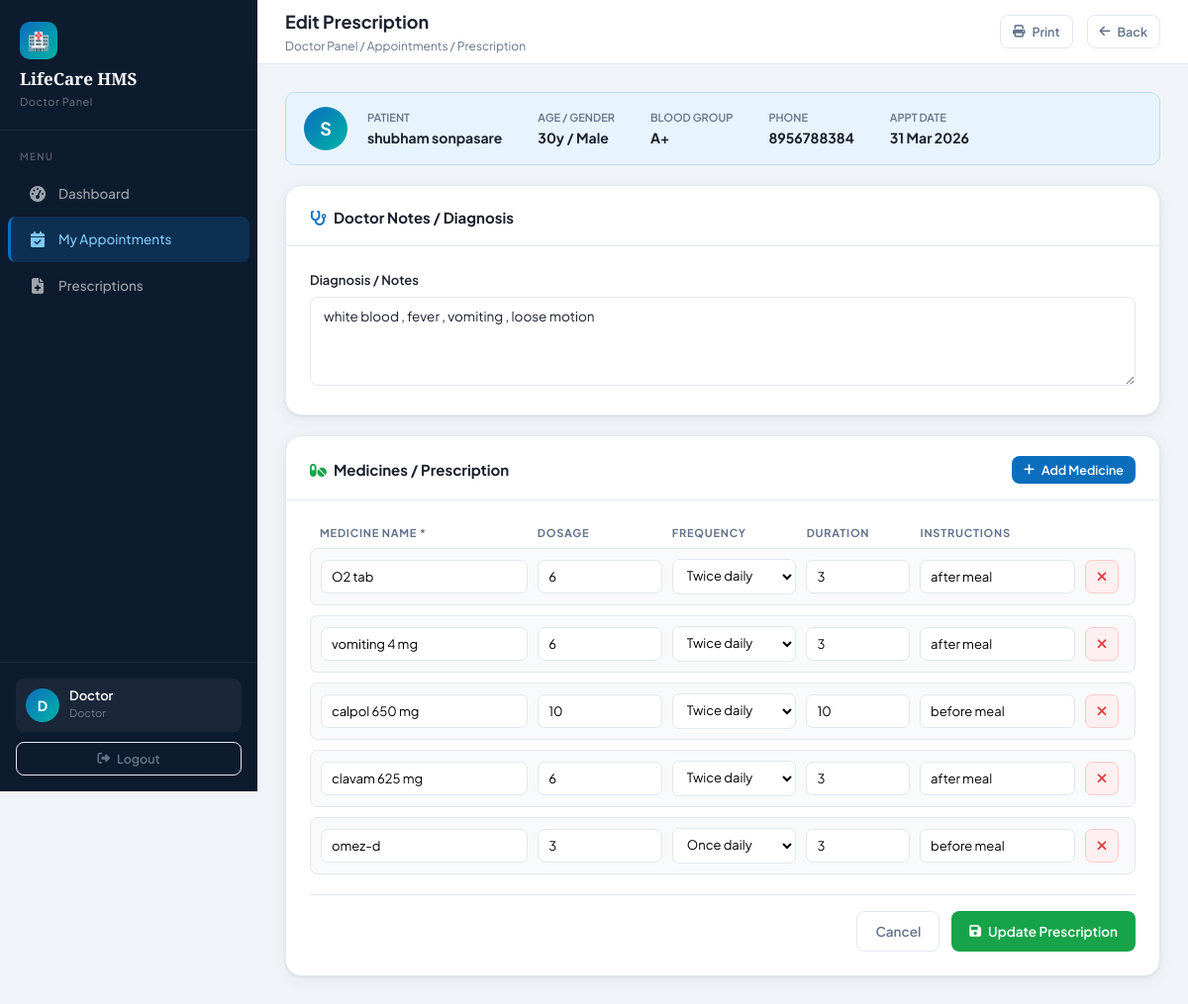
/doctor/write_prescription.php?appointment_id=3 (signed in), run on the app's committed database.
### tables this page shows
CREATE TABLE `appointments` (
  `id` int(11) NOT NULL,
  `patient_id` int(11) DEFAULT NULL,
  `doctor_id` int(11) DEFAULT NULL,
  `date` datetime DEFAULT NULL,
  `status` varchar(50) DEFAULT 'pending'
);

CREATE TABLE `patients` (
  `id` int(11) NOT NULL,
  `name` varchar(100) DEFAULT NULL,
  `age` int(11) DEFAULT NULL,
  `gender` varchar(10) DEFAULT NULL,
  `phone` varchar(15) DEFAULT NULL,
  `address` varchar(255) DEFAULT NULL,
  `blood_group` varchar(10) DEFAULT NULL,
  `height` int(11) DEFAULT NULL,
  `weight` int(11) DEFAULT NULL,
  `date` date DEFAULT NULL,
  `time` time DEFAULT NULL,
  `status` varchar(20) NOT NULL DEFAULT 'active',
  `is_deleted` tinyint(1) DEFAULT 0
);

CREATE TABLE `prescriptions` (
  `id` int(11) NOT NULL,
  `patient_id` int(11) DEFAULT NULL,
  `appointment_id` int(11) DEFAULT NULL,
  `doctor_id` int(11) DEFAULT NULL,
  `notes` text DEFAULT NULL,
  `created_at` datetime DEFAULT current_timestamp()
);

CREATE TABLE `prescription_items` (
  `id` int(11) NOT NULL,
  `prescription_id` int(11) NOT NULL,
  `medicine_name` varchar(200) NOT NULL,
  `dosage` varchar(100) DEFAULT NULL,
  `frequency` varchar(100) DEFAULT NULL,
  `duration` varchar(100) DEFAULT NULL,
  `instructions` varchar(255) DEFAULT NULL
);

### doctor/write_prescription.php (the view, shortened to what this page needs)
<?php
require_once('../config/db.php');
$appointment_id = (int)($_GET['appointment_id'] ?? 0);
$stmt = $pdo->prepare("
    SELECT a.*, p.name as patient_name, p.age, p.gender, p.phone, p.blood_group, p.address
    FROM appointments a
    LEFT JOIN patients p ON a.patient_id = p.id
    WHERE a.id = ? AND a.doctor_id = ?
");
$stmt->execute([$appointment_id, $_SESSION['user_id']]);
$appt = $stmt->fetch();
$existing = $pdo->prepare("SELECT * FROM prescriptions WHERE appointment_id = ? AND doctor_id = ?");
$existing->execute([$appointment_id, $_SESSION['user_id']]);
$prescription = $existing->fetch();
$medicines = [];
if ($prescription) {
    $meds = $pdo->prepare("SELECT * FROM prescription_items WHERE prescription_id = ?");
    $meds->execute([$prescription['id']]);
    $medicines = $meds->fetchAll();
}
?>
<!DOCTYPE html>
<html lang="en">
<head>
    <link rel="stylesheet" href="/hospital-management-system/assets/css/style.css">
    <link rel="stylesheet" href="https://cdnjs.cloudflare.com/ajax/libs/font-awesome/6.5.0/css/all.min.css">
</head>
<body>
<div class="layout">
<aside class="sidebar">
    <div class="sidebar-logo">
        <div class="logo-icon">🏥</div>
        <h2>LifeCare HMS</h2>
        <span>Doctor Panel</span>
    </div>
    <div class="sidebar-section-title">Menu</div>
    <nav>
        <a href="/hospital-management-system/doctor/dashboard.php">
            <span class="nav-icon"><i class="fa-solid fa-gauge-high"></i></span> Dashboard
        </a>
        <a href="/hospital-management-system/doctor/my_appointments.php" class="active">
            <span class="nav-icon"><i class="fa-solid fa-calendar-check"></i></span> My Appointments
        </a>
        <a href="/hospital-management-system/doctor/prescriptions.php">
            <span class="nav-icon"><i class="fa-solid fa-file-medical"></i></span> Prescriptions
        </a>
    </nav>
    <div class="sidebar-footer">
        <div class="sidebar-user">
            <div class="avatar"><?= strtoupper(substr($_SESSION['user_name'] ?? 'D', 0, 1)) ?></div>
            <div class="user-info">
                <div class="name"><?= htmlspecialchars($_SESSION['user_name']) ?></div>
                <div class="role">Doctor</div>
            </div>
        </div>
        <a href="/hospital-management-system/auth/logout.php" class="btn btn-outline btn-sm" style="width:100%;justify-content:center;margin-top:10px;">
            <i class="fa-solid fa-right-from-bracket"></i> Logout
        </a>
    </div>
</aside>
<div class="main-wrapper">
    <div class="topbar">
        <div class="topbar-left">
            <h1><?= $prescription ? 'Edit' : 'Write' ?> Prescription</h1>
            <div class="breadcrumb">Doctor Panel / Appointments / Prescription</div>
        </div>
        <div class="topbar-right">
            <?php if ($prescription): ?>
            <a href="/hospital-management-system/doctor/print_prescription.php?id=<?= $prescription['id'] ?>" class="btn btn-outline btn-sm" target="_blank">
                <i class="fa fa-print"></i> Print
            </a>
            <?php endif; ?>
            <a href="/hospital-management-system/doctor/my_appointments.php" class="btn btn-outline btn-sm">
                <i class="fa fa-arrow-left"></i> Back
            </a>
        </div>
    </div>
    <div class="content-area">
        <div class="patient-info-bar">
            <div class="avatar"><?= strtoupper(substr($appt['patient_name'] ?? 'P', 0, 1)) ?></div>
            <div class="info-item">
                <div class="lbl">Patient</div>
                <div class="val"><?= htmlspecialchars($appt['patient_name']) ?></div>
            </div>
            <div class="info-item">
                <div class="lbl">Age / Gender</div>
                <div class="val"><?= $appt['age'] ?>y / <?= htmlspecialchars($appt['gender']) ?></div>
            </div>
            <div class="info-item">
                <div class="lbl">Blood Group</div>
                <div class="val"><?= ($appt['blood_group'] && $appt['blood_group'] !== 'None') ? htmlspecialchars($appt['blood_group']) : '—' ?></div>
            </div>
            <div class="info-item">
                <div class="lbl">Phone</div>
                <div class="val"><?= htmlspecialchars($appt['phone']) ?></div>
            </div>
            <div class="info-item">
                <div class="lbl">Appt Date</div>
                <div class="val"><?= $appt['date'] ? date('d M Y', strtotime($appt['date'])) : '—' ?></div>
            </div>
        </div>
        <form action="/hospital-management-system/doctor/save_prescription.php" method="POST" id="prescForm">
            <div class="card" style="margin-bottom:20px;">
                <div class="card-header">
                    <h3><i class="fa fa-stethoscope" style="color:var(--primary);margin-right:7px"></i>Doctor Notes / Diagnosis</h3>
                </div>
                <div class="card-body">
                    <div class="form-group" style="margin-bottom:0">
                        <label class="form-label">Diagnosis / Notes</label>
                        <textarea name="notes" class="form-control" rows="4" placeholder="Enter diagnosis, symptoms, and general notes..."><?= htmlspecialchars($prescription['notes'] ?? '') ?></textarea>
                    </div>
                </div>
            </div>
            <div class="card">
                <div class="card-header">
                    <h3><i class="fa fa-pills" style="color:var(--success);margin-right:7px"></i>Medicines / Prescription</h3>
                    <button type="button" class="btn btn-primary btn-sm" onclick="addMedicine()">
                        <i class="fa fa-plus"></i> Add Medicine
                    </button>
                </div>
                <div class="card-body">
                    <div class="col-header">
                        <span>Medicine Name *</span>
                        <span>Dosage</span>
                        <span>Frequency</span>
                        <span>Duration</span>
                        <span>Instructions</span>
                        <span></span>
                    </div>
                    <div id="medicinesContainer">
                        <?php if (!empty($medicines)): ?>
                            <?php foreach ($medicines as $med): ?>
                            <div class="medicine-row">
                                <input type="text" name="medicine_name[]" placeholder="e.g. Paracetamol 500mg" value="<?= htmlspecialchars($med['medicine_name']) ?>" required>
                                <input type="text" name="dosage[]" placeholder="e.g. 1 tablet" value="<?= htmlspecialchars($med['dosage'] ?? '') ?>">
                                <select name="frequency[]">
                                    <?php
                                    $freqs = ['Once daily','Twice daily','Thrice daily','Four times daily','Every 8 hours','Every 6 hours','At bedtime','As needed'];
                                    foreach ($freqs as $f) {
                                        $sel = ($med['frequency'] === $f) ? 'selected' : '';
                                        echo "<option value='$f' $sel>$f</option>";
                                    }
                                    ?>
                                </select>
                                <input type="text" name="duration[]" placeholder="e.g. 5 days" value="<?= htmlspecialchars($med['duration'] ?? '') ?>">
                                <input type="text" name="instructions[]" placeholder="e.g. After meals" value="<?= htmlspecialchars($med['instructions'] ?? '') ?>">
                                <button type="button" class="remove-btn" onclick="removeMedicine(this)"><i class="fa fa-xmark"></i></button>
                            </div>
                            <?php endforeach; ?>
                        <?php endif; ?>
                    </div>
                    <div style="display:flex;justify-content:flex-end;gap:12px;margin-top:20px;padding-top:16px;border-top:1px solid var(--border);">
                        <a href="/hospital-management-system/doctor/my_appointments.php" class="btn btn-outline">Cancel</a>
                        <button type="submit" class="btn btn-success">
                            <i class="fa fa-save"></i> <?= $prescription ? 'Update' : 'Save' ?> Prescription
                        </button>
                    </div>
                </div>
            </div>
        </form>
    </div>
</div>
</div>
</body>
</html>

### doctor/write_prescription.php (style rules this page uses)
.medicine-row { display: grid; grid-template-columns: 2fr 1.2fr 1.2fr 1fr 1.5fr 40px; gap: 10px; align-items: center; padding: 10px; background: var(--surface2); border-radius: 8px; margin-bottom: 10px; border: 1px solid var(--border); }
.medicine-row input, .medicine-row select { width: 100%; padding: 8px 10px; border: 1.5px solid var(--border); border-radius: 7px; font-size: 13px; font-family: inherit; background: var(--surface); outline: none; transition: border-color 0.2s; }
.remove-btn { width: 34px; height: 34px; background: var(--danger-light); color: var(--danger); border: 1px solid #FECACA; border-radius: 7px; cursor: pointer; display: flex; align-items: center; justify-content: center; font-size: 14px; transition: all 0.2s; }
.col-header { display: grid; grid-template-columns: 2fr 1.2fr 1.2fr 1fr 1.5fr 40px; gap: 10px; padding: 0 10px; margin-bottom: 6px; }
.col-header span { font-size: 11px; font-weight: 700; text-transform: uppercase; letter-spacing: 0.07em; color: var(--text-muted); }
.patient-info-bar { background: var(--primary-light); border: 1px solid #BFDBFE; border-radius: 10px; padding: 14px 18px; display: flex; align-items: center; gap: 20px; margin-bottom: 20px; }
.patient-info-bar .avatar { width: 44px; height: 44px; background: linear-gradient(135deg, var(--primary), var(--secondary)); border-radius: 50%; display: flex; align-items: center; justify-content: center; font-size: 18px; font-weight: 700; color: white; flex-shrink: 0; }
.info-item { margin-right: 16px; }
.info-item .lbl { font-size: 11px; color: var(--text-muted); font-weight: 600; text-transform: uppercase; }
.info-item .val { font-size: 14px; font-weight: 700; color: var(--text); }

### data on the page
appointments: patient.name "S", patient.name "shubham sonpasare", patient.age "30", patient.gender "Male", patient.blood_group "A+", patient.phone "8956788384", date "31 Mar 2026"
prescriptions: notes "white blood , fever , vomiting , loose motion"
prescription_items: medicine_name "O2 tab", dosage "6", duration "3", instructions "after meal"
prescription_items: medicine_name "vomiting 4 mg", dosage "6", duration "3", instructions "after meal"
prescription_items: medicine_name "calpol 650 mg", dosage "10", duration "10", instructions "before meal"
prescription_items: medicine_name "clavam 625 mg", dosage "6", duration "3", instructions "after meal"
prescription_items: medicine_name "omez-d", dosage "3", duration "3", instructions "before meal"

### other printed values
substr($_SESSION['user_name'] ?? 'D', 0, 1) "D"
$_SESSION['user_name'] "Doctor"
form field value "Twice daily"
form field value "Once daily"
